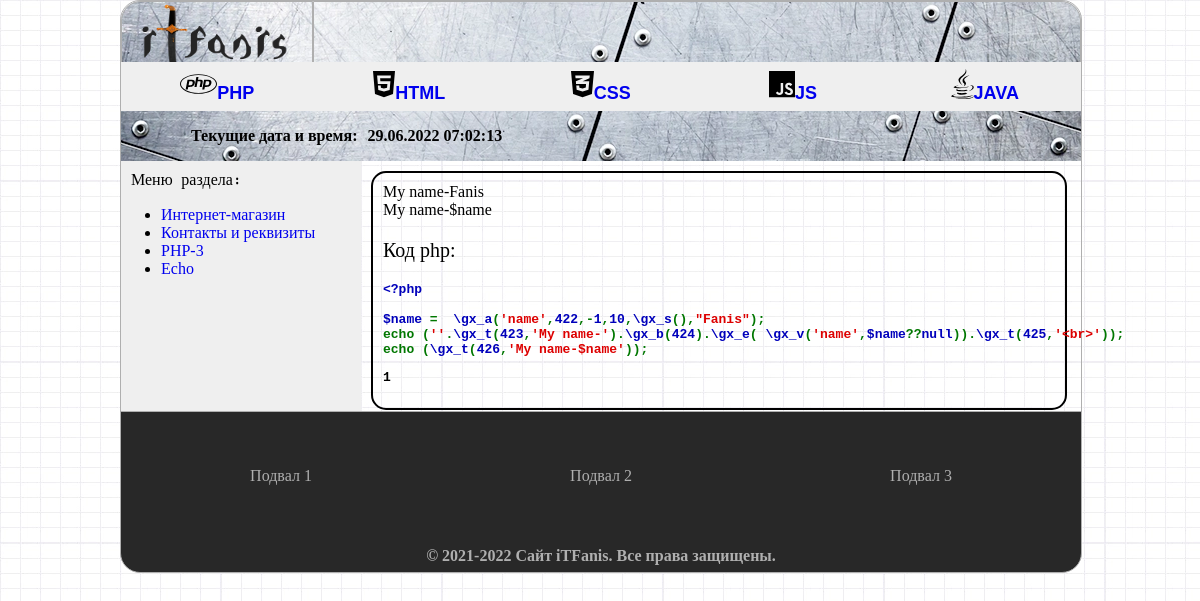
Page /?mainmenu=1&submenu=26 on the earlier database version.
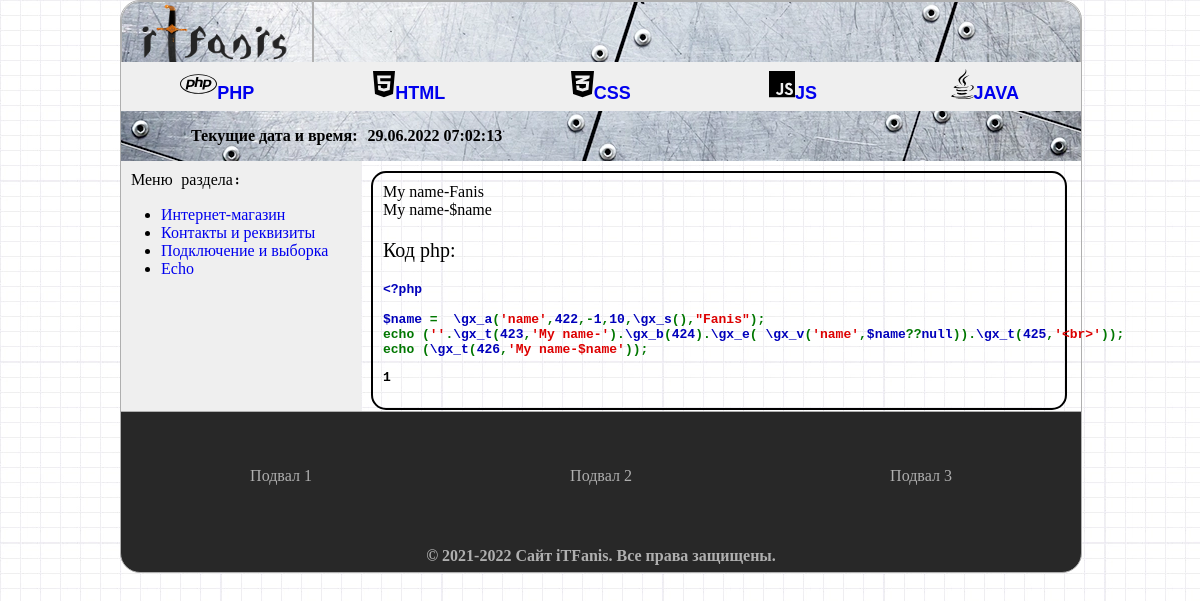
Same page on the later database version.
### tables this page shows
CREATE TABLE `main_menu` (
  `id` int(2) NOT NULL,
  `name` varchar(20) NOT NULL
);

CREATE TABLE `submenu` (
  `id` int(2) NOT NULL,
  `parent_id` int(2) NOT NULL,
  `name` varchar(40) NOT NULL,
  `dir` varchar(20) NOT NULL
);

### blocks/content.php (the view, shortened to what this page needs)
<?php
$t=$_GET['mainmenu'];
$n=$_GET['submenu'];
echo "<div id='content'>";
if ($n){
$res4 = $link->query("SELECT * FROM main_menu WHERE id={$t}");
$row4 = $res4->fetch_assoc();
$res5 = $link->query("SELECT * FROM submenu WHERE parent_id={$t} AND id={$n}");
$row5 = $res5->fetch_assoc();
$patch_dir = "dir/".$row4['name']."/".$row5['dir']."/www/index.php";
switch ($t){
    case 1:
        require $patch_dir;
        echo '<p>Код php:</p>';
        echo '<b><pre>';
        echo highlight_string(file_get_contents($patch_dir));
        echo '</pre></b>';
        break;
}
}
echo "</div>";
?>

### blocks/header.php (shortened to what this page needs)
<!doctype html>
<html lang="ru">
<head>
    <link rel="stylesheet" href="http://localhost:81/itfanis/css/main_style.css">
</head>
<body>
<div id="container">
<div id="header">
    <div id="head1">
        <div id="logo"><a href="http://localhost:81/itfanis/index.php">
                <img src="http://localhost:81/itfanis/img/logo_itfanis_sm.webp" height="60px"></a></div>
        <div id="head_header"></div>
    </div>
    <div id="head2">
        <ul class="menu_ul">
            <?
            $mainmenu="mainmenu";
            $submenu="submenu";
            $res = $link->query("SELECT * FROM main_menu");
            $row = $res->fetch_all(MYSQLI_ASSOC);
            foreach ($row as $r){
                echo "<li class='menu_li'><button class='ghost-button-transition'>
<a href='http://localhost:81/itfanis/?".$mainmenu."=".$r['id'].
"'><img class='menu_img' src='http://localhost:81/itfanis/img/".$r['name'].
"-brands.svg' alt='".$r['name']."' height='30px'>".$r['name']."</a></button><ul class='drop_menu'>";
                $res2= $link->query("SELECT * FROM submenu WHERE parent_id={$r['id']}");
                echo "</ul></li>";
            }
            ?>
        </ul>
    </div>
    <div id="head3"><p>Текущие дата и время:</p>
        <div id="current_date_time_block">
        </div>
    </div>
</div>
    <div id="flex_container">
    <div id="left_block">
        <p class="text_standard">
            Меню раздела:
        </p>
        <div><?
            $p=$_GET['mainmenu'];
            if ($p) {
            echo "<ul>";
                $res3= $link->query("SELECT * FROM submenu WHERE parent_id={$p}");
                $row3 = $res3->fetch_all(MYSQLI_ASSOC);
                foreach ($row3 as $r3){
                    if ($r3[dir]<>""){
                        if ($r3['parent_id']==1 && $r3[id]==1){
                            echo "<li><a href='http://localhost:81/itfanis/dir/php/shop/www/index.php'>"
                                .$r3['name']."</a></li>";
                            } elseif ($r3['parent_id']==1 && $r3[id]==2){
                                echo "<li><a href='http://localhost:81/itfanis/dir/php/clients/www/index.php'>"
                                    .$r3['name']."</a></li>";
                            } else {
                            echo "<li><a href='http://localhost:81/itfanis/?"
                            .$mainmenu."=".$r3['parent_id']."&".$submenu."=".$r3['id']."'>"
                            .$r3['name']."</a></li>";
                            }
                    } else {
                        echo "<li><a href='#'>".$r3['name']."</a></li>";
                        }
                }
            echo "</ul>";
            } else{
                echo "<p class='head_paragraff'>Выберите раздел для отображения подменю!</p>
<hr><a href='http://localhost:81/itfanis/?mainmenu=10&submenu=0' style='padding-left: 15px; font-size: 14px; color: darkgreen'>Добавить статью</a>";
            }
            ?>
        </div>
    </div>

### index.php (shortened to what this page needs)
<?
require "config/db.php";
require "blocks/header.php";
$main=$_GET['mainmenu'];
if (isset($main) && $main == 10){
    require "blocks/article.php";
} else {
    require "blocks/content.php";
}
require "blocks/footer.php";
?>

### dir/php/lesson_echo/www/index.php
<?php
$name = "Fanis";
echo "My name-$name<br>";
echo 'My name-$name';

### blocks/footer.php (shortened to what this page needs)
</div>
</div>
<footer id="footer_block">
<div id="head_footer">
    <div class="footer_column">
        Подвал 1
    </div>
    <div class="footer_column">
        Подвал 2
    </div>
    <div class="footer_column">
        Подвал 3
    </div>
</div>
<div id="foot_footer">
    <p class="head_paragraff">
        © 2021-<?php echo date('Y');?> Сайт iTFanis. Все права защищены.</p>
</div>
</footer>
</body>
</html>

### css/main_style.css (style rules this page uses)
html, body { background-image: url("http://localhost:81/itfanis/img/cell.webp"); padding: 0; margin: 0; height: 100%; width: 100%; }
html { width:100vw; overflow-x:hidden; }
#container { width: 80%; position: relative; left:10%; right:10%; border: solid 1px #AFAFAF; border-radius: 20px 20px 0px 0px; align-items:center; padding:0; margin: 0 0 -10px 0; }
#header { background: url("http://localhost:81/itfanis/img/tekstura-metalla.webp"); background-size: cover; background-repeat: no-repeat; border-radius: 20px 20px 0px 0px; }
#head1 { display:flex; width: 100%; height: 60px; position: relative; }
#logo { position: relative; width: 19.8%; height: 100%; border: solid 1px #AFAFAF; border-radius: 20px 0px 0px 0px; display:block; font-weight: bold; text-align: center; color: #282828; font-size: 36px; margin: 0; padding: 0; }
#head_header { position: relative; width: 79.8%; height: 100%; border: solid 1px #AFAFAF; border-radius: 0px 20px 0px 0px; display:block; }
#head2 { width: 100%; height: 50px; position: relative; display:flex; flex-direction: row; align-items: center; }
#head3 { display: flex; flex-direction: row; width: 100%; position: relative; text-align: center; font-weight: bold; align-items: center; margin: 0; }
#head3 p { padding: 0 10px 0 70px; }
.menu_ul { position: relative; width: 100%; display: flex; padding: 0; justify-content: center; font-family: "my_font"; }
.menu_li { position: relative; width: 20%; list-style: none; padding: 10px 0px 10px 0px; text-align: center; }
.text_standard { font-family: "my_font"; margin: 0; padding: 10px 0 0 10px; }
li.menu_li a::before { transition: .5s; mix-blend-mode: multiply; }
li.menu_li a::after { transition: .5s; mix-blend-mode: multiply; }
#left_block { display: block; float: left; width: 25%; height: auto; background-color: #EFEFEF; margin: 0; padding: 0 0 50px 0; }
#footer_block { position: relative; display: block; width: 80%; height: 20%; background-color: #282828; left:10%; right:10%; border: solid 1px #AFAFAF; border-radius: 0 0 20px 20px; margin: 0; padding: 0; color: #AFAFAF; }
#head_footer { position: relative; display: flex; flex-direction: row; align-items: center; justify-content: space-around; height: 80%; }
.footer_column { margin: 0; padding: 0; }
#foot_footer { display: flex; height: 20%; justify-content: center; align-items: center; }
.head_paragraff { text-align: center; font-weight: bold; padding: 0 10px 0 10px; }
.ghost-button-transition a { display: block; width: 100%; height: 100%; font-weight: bold; font-size: 18px; }
.ghost-button-transition { display: inline-block; width: 100%; padding: 5px; color: #EFEFEF; border: 2px solid #EFEFEF; text-align: center; transition: background-color 0.2s ease-out, color 0.2s ease-out; }
#content { width: 70%; height: 70%; padding: 10px 10px 10px 10px; margin: 10px 10px 10px 10px; display: block; float: left; border: solid 2px #000; border-radius: 15px; }
#content p { font-weight:400; font-size: 20px; text-align: justify; }
#flex_container { display: flex; flex-direction: row; }
a { text-decoration: none; }

Differences in the rows shown:
changed submenu: dir empty → "connect_and_query" (drawn); name "PHP-3" → "Подключение и выборка"
